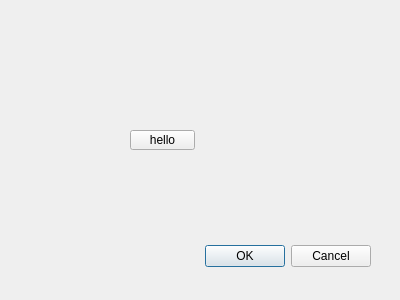
<?xml version="1.0" encoding="UTF-8"?>
<ui version="4.0">
 <class>Dialog</class>
 <widget class="QDialog" name="Dialog">
  <property name="geometry">
   <rect>
    <x>0</x>
    <y>0</y>
    <width>400</width>
    <height>300</height>
   </rect>
  </property>
  <property name="windowTitle">
   <string>Dialog</string>
  </property>
  <widget class="QDialogButtonBox" name="buttonBox">
   <property name="geometry">
    <rect>
     <x>30</x>
     <y>240</y>
     <width>341</width>
     <height>32</height>
    </rect>
   </property>
   <property name="orientation">
    <enum>Qt::Horizontal</enum>
   </property>
   <property name="standardButtons">
    <set>QDialogButtonBox::Cancel|QDialogButtonBox::Ok</set>
   </property>
  </widget>
  <widget class="QPushButton" name="pushButton">
   <property name="geometry">
    <rect>
     <x>130</x>
     <y>130</y>
     <width>65</width>
     <height>20</height>
    </rect>
   </property>
   <property name="text">
    <string>hello</string>
   </property>
  </widget>
 </widget>
 <resources/>
 <connections>
  <connection>
   <sender>buttonBox</sender>
   <signal>accepted()</signal>
   <receiver>Dialog</receiver>
   <slot>accept()</slot>
   <hints>
    <hint type="sourcelabel">
     <x>248</x>
     <y>254</y>
    </hint>
    <hint type="destinationlabel">
     <x>157</x>
     <y>274</y>
    </hint>
   </hints>
  </connection>
  <connection>
   <sender>buttonBox</sender>
   <signal>rejected()</signal>
   <receiver>Dialog</receiver>
   <slot>reject()</slot>
   <hints>
    <hint type="sourcelabel">
     <x>316</x>
     <y>260</y>
    </hint>
    <hint type="destinationlabel">
     <x>286</x>
     <y>274</y>
    </hint>
   </hints>
  </connection>
 </connections>
</ui>
